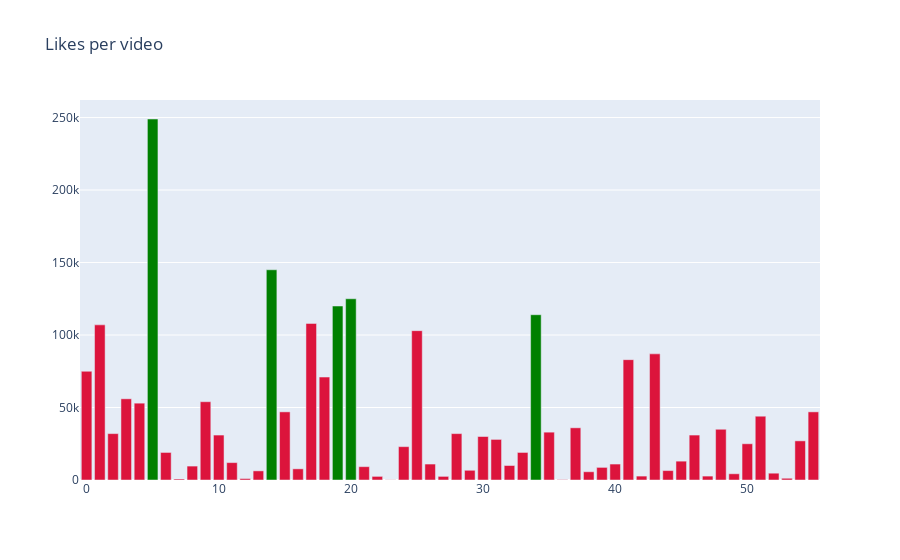

The cell this chart's notebook holds for it:
### Code cell
import plotly.graph_objects as go

colors = ['lightslategray'] * len(df1)
#This part
for i in df1.index:
    if i in list1:
        colors[i] = 'green'
    else:
        colors[i] = 'crimson'

fig = go.Figure(data=[go.Bar(
    x=[i for i in range(len(df1))],
    y=[i for i in df1.Likes],
    marker_color=colors # marker color can be a single color value or an iterable
)])
fig.update_layout(title_text='Likes per video')

### Figure 1 — Plotly figure (JSON) as saved in the notebook; plotly's stock layout.template omitted (floating-point values rounded to 4 significant figures)
{"data": [{"marker": {"color": ["crimson", "crimson", "crimson", "crimson", "crimson", "green", "crimson", "crimson", "crimson", "crimson", "crimson", "crimson", "crimson", "crimson", "green", "crimson", "crimson", "crimson", "crimson", "green", "green", "crimson", "crimson", "crimson", "crimson", "crimson", "crimson", "crimson", "crimson", "crimson", "crimson", "crimson", "crimson", "crimson", "green", "crimson", "crimson", "crimson", "crimson", "crimson", "crimson", "crimson", "crimson", "crimson", "crimson", "crimson", "crimson", "crimson", "crimson", "crimson", "crimson", "crimson", "crimson", "crimson", "crimson", "crimson"]}, "type": "bar", "x": [0, 1, 2, 3, 4, 5, 6, 7, 8, 9, 10, 11, 12, 13, 14, 15, 16, 17, 18, 19, 20, 21, 22, 23, 24, 25, 26, 27, 28, 29, 30, 31, 32, 33, 34, 35, 36, 37, 38, 39, 40, 41, 42, 43, 44, 45, 46, 47, 48, 49, 50, 51, 52, 53, 54, 55], "y": [75000, 107000, 32000, 56000, 53000, 249000, 19000, 694, 9600, 54000, 31000, 12000, 1000, 6300, 145000, 47000, 7700, 108000, 71000, 120000, 125000, 9200, 2500, 119, 23000, 103000, 11000, 2500, 32000, 6700, 30000, 28000, 10000, 19000, 114000, 33000, 228, 36000, 5700, 8700, 11000, 83000, 2700, 87000, 6500, 13000, 31000, 2700, 35000, 4300, 25000, 44000, 4700, 1200, 27000, 47000]}], "layout": {"title": {"text": "Likes per video"}}}
